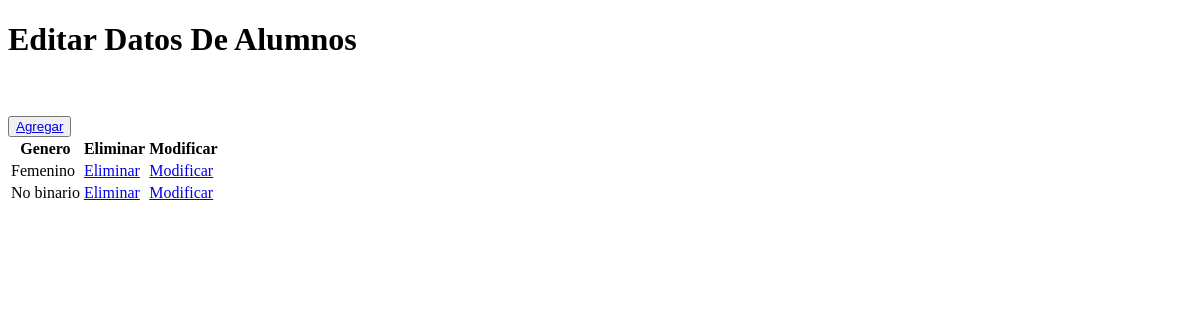
/alumnos/crud_generos, run on an earlier commit of the app's database.
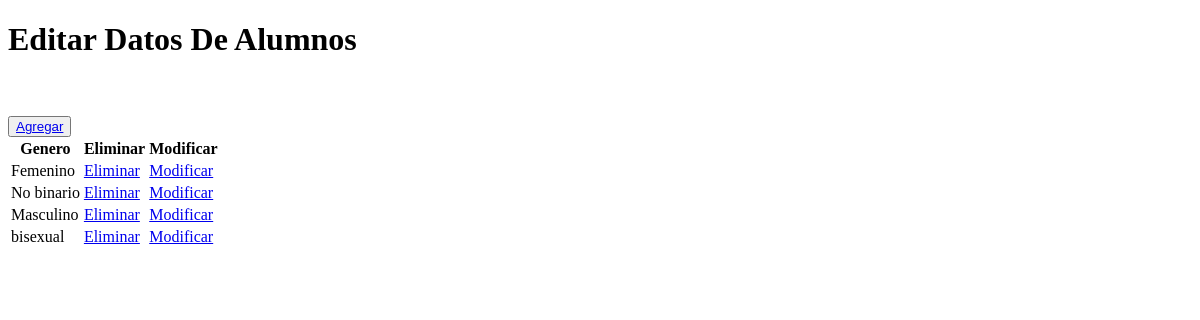
And on a later commit of the database.
### alumnos/models.py (models this page shows, shortened)
class Genero(models.Model):
    id_genero  = models.AutoField(db_column='idGenero', primary_key=True)
    genero     = models.CharField(max_length=20, blank=False, null=False)

### alumnos/views.py (the view)
# urls.py: path('crud_generos', views.crud_generos, name='crud_generos'),
def crud_generos(request):
    generos=Genero.objects.all()
    context ={'generos':generos}
    print("enviando datos generos_list")
    return render(request,"alumnos/generos_list.html", context)

### alumnos/templates/alumnos/generos_list.html (shortened to what this page needs)
{% load static %}
<!DOCTYPE html>
<html lang="en">
<head>
</head>
<body>
        <h1>Editar Datos De Alumnos</h1><br>
        <br>
        <button type="button">
            <a href="{% url 'generosAdd' %}">Agregar </a>
        </button>
        <table>
            {% if generos %}
                <th>Genero</th>
                <th>Eliminar</th>
                <th>Modificar</th>
                {% for x in generos %}
                    <tr>
                        <td> {{ x.genero }}
                        <td> <a href="{% url 'generos_del' pk=x.id_genero %}">Eliminar</a></td>
                        <td> <a href="{% url 'generos_edit' pk=x.id_genero%}">Modificar</a></td>
                    </tr>
                {% endfor %}
            {% endif %}
        </table>
</body>
</html>

What changed in the data, as far as the page shows it:
added Genero: genero "Masculino"
added Genero: genero "bisexual"
